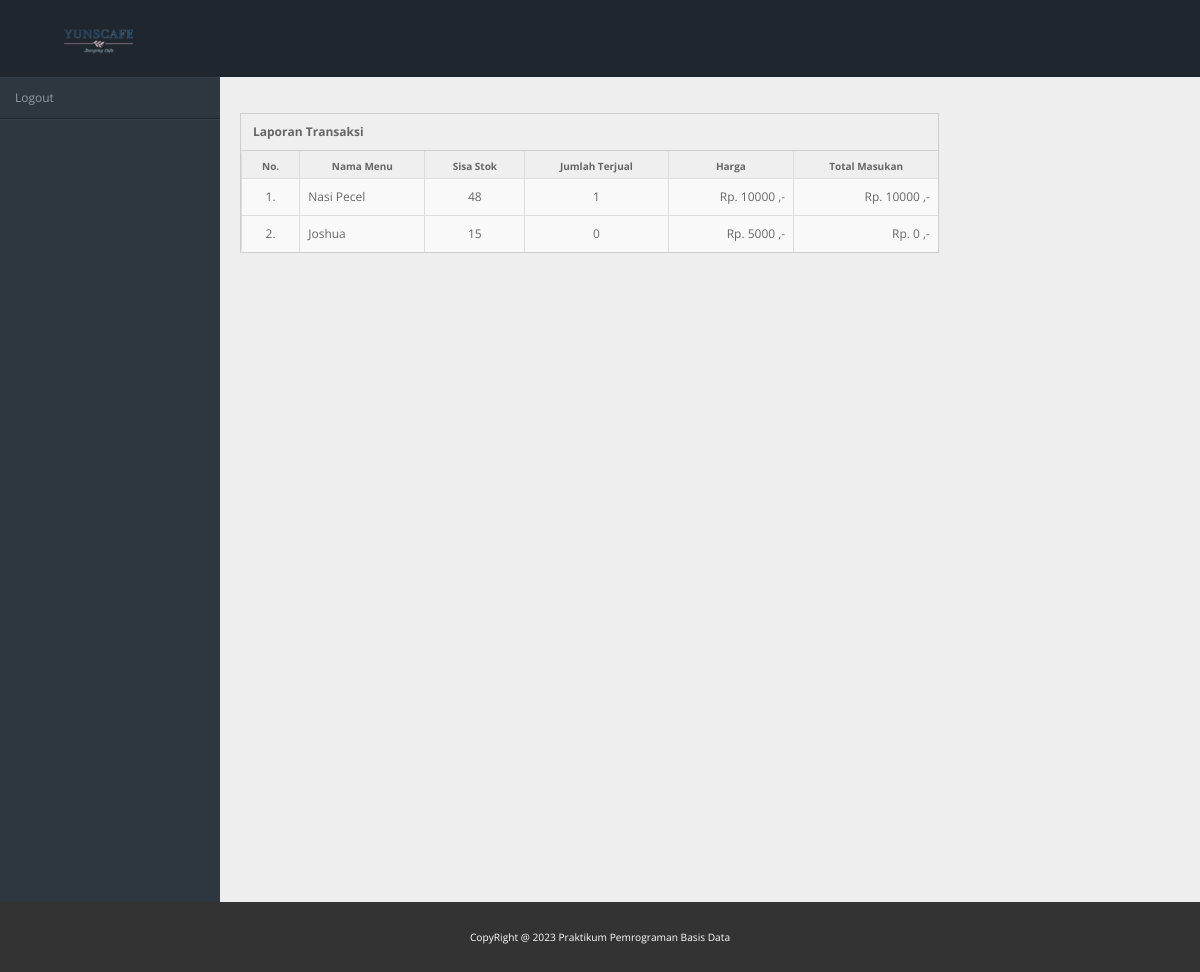
The page /generate_laporan.php (signed in) on the database its author committed.
### tables this page shows
CREATE TABLE `tb_user` (
  `id_user` int(11) NOT NULL,
  `username` varchar(150) NOT NULL,
  `password` varchar(150) NOT NULL,
  `nama_user` varchar(150) NOT NULL,
  `id_level` int(11) NOT NULL,
  `status` varchar(150) NOT NULL
);

CREATE TABLE `tb_masakan` (
  `id_masakan` int(11) NOT NULL,
  `nama_masakan` varchar(150) NOT NULL,
  `harga` varchar(150) NOT NULL,
  `stok` int(11) NOT NULL,
  `status_masakan` varchar(150) NOT NULL,
  `gambar_masakan` varchar(150) NOT NULL
);

### generate_laporan.php (the view, shortened to what this page needs)
<!DOCTYPE html>
<?php
include "connection/koneksi.php";
$id = $_SESSION['id_user'];
if(isset ($_SESSION['username'])){
  $query = "select * from tb_user natural join tb_level where id_user = $id";
  mysqli_query($conn, $query);
  $sql = mysqli_query($conn, $query);
  while($r = mysqli_fetch_array($sql)){
?>
<html lang="en">
<head>
<link rel="stylesheet" href="template/dashboard/css/bootstrap.min.css" />
<link rel="stylesheet" href="template/dashboard/css/bootstrap-responsive.min.css" />
<link rel="stylesheet" href="template/dashboard/css/fullcalendar.css" />
<link rel="stylesheet" href="template/dashboard/css/matrix-style.css" />
<link rel="stylesheet" href="template/dashboard/css/matrix-media.css" />
<link href="template/dashboard/font-awesome/css/font-awesome.css" rel="stylesheet" />
<link rel="stylesheet" href="template/dashboard/css/jquery.gritter.css" />
</head>
<body>
<div id="header">
  <h1><a href="entri_transaksi.php">Entri Transaksi</a></h1>
</div>
<div id="sidebar"><a href="generate_laporan.php" class="visible-phone"><i class="icon icon-print"></i> <span>Generate</span></a>
  <ul>
   <?php
    if($r['id_level'] == 1){
  ?>
    <li> <a href="logout.php"><span>Logout</span></a> </li>
  <?php
    } else if($r['id_level'] == 2){
  ?>
    <li> <a href="entri_order.php"><span>Order</span></a> </li>
    <li> <a href="entri_transaksi.php"><span>Transaksi</span></a> </li>
    <li> <a href="generate_laporan.php"><span>Laporan</span></a> </li>
    <li> <a href="logout.php"><span>Logout</span></a> </li>
  <?php
    } else if($r['id_level'] == 3){
  ?>
    <li> <a href="entri_referensi.php"><span>Tambah Menu</span></a> </li>
    <li> <a href="generate_laporan.php"><span>Laporan</span></a> </li>
    <li> <a href="logout.php"><span>Logout</span></a> </li>
  <?php
    }
  ?>
  </ul>
</div>
<div id="content">
  <div class="container-fluid">
    <?php
      if($r['id_level'] == 1 || $r['id_level'] == 2 || $r['id_level'] == 3 || $r['id_level'] == 4){
    ?>
    <div class="row-fluid">
      <div class="span9">
        <div class="widget-box">
          <div class="widget-title bg_lg">
            <h5>Laporan Transaksi</h5>
          </div>
          <div class="widget-content nopadding" >
            <table class="table table-bordered table-invoice-full">
              <thead>
                <tr>
                  <th class="head0">No.</th>
                  <th class="head0">Nama Menu</th>
                  <th class="head1">Sisa Stok</th>
                  <th class="head0">Jumlah Terjual</th>
                  <th class="head0 right">Harga</th>
                  <th class="head0 right">Total Masukan</th>
                </tr>
              </thead>
              <?php
                $no = 1;
                $query_lihat_menu = "select * from tb_masakan";
                $sql_lihat_menu = mysqli_query($conn, $query_lihat_menu);
              ?>
              <tbody>
              <?php
                while($r_lihat_menu = mysqli_fetch_array($sql_lihat_menu)){
              ?>
                <tr>
                  <td><center><?php echo $no++;?>.</center></td>
                  <td><?php echo $r_lihat_menu['nama_masakan'];?></td>
                  <td><center><?php echo $r_lihat_menu['stok'];?></center></td>
                  <td>
                    <center>
                      <?php
                        $id_masakan = $r_lihat_menu['id_masakan'];
                        $query_jumlah = "select sum(jumlah_terjual) as jumlah_terjual from tb_stok left join tb_pesan on tb_stok.id_pesan = tb_pesan.id_pesan where id_masakan = $id_masakan and status_cetak = 'belum cetak'";
                        $sql_jumlah = mysqli_query($conn, $query_jumlah);
                        $result_jumlah = mysqli_fetch_array($sql_jumlah);
                        if($result_jumlah['jumlah_terjual'] != 0 || $result_jumlah['jumlah_terjual'] != null || $result_jumlah['jumlah_terjual'] != ""){
                          $jml = $result_jumlah['jumlah_terjual'];
                          echo $jml;
                        } else {
                          $jml = 0;
                          echo $jml;
                        }
                      ?>
                    </center>
                  </td>
                  <td style="text-align: right">Rp. <?php echo $r_lihat_menu['harga'];?> ,-</td>
                  <td style="text-align: right">Rp.
                      <?php
                        $id_masakan = $r_lihat_menu['id_masakan'];
                        $query_jumlah = "select sum(jumlah_terjual) as jumlah_terjual from tb_stok left join tb_pesan on tb_stok.id_pesan = tb_pesan.id_pesan where id_masakan = $id_masakan and status_cetak = 'belum cetak'";
                        $sql_jumlah = mysqli_query($conn, $query_jumlah);
                        $result_jumlah = mysqli_fetch_array($sql_jumlah);
                        if($result_jumlah['jumlah_terjual'] != 0 || $result_jumlah['jumlah_terjual'] != null || $result_jumlah['jumlah_terjual'] != ""){
                          $jml = $result_jumlah['jumlah_terjual'] * $r_lihat_menu['harga'];
                          echo $jml;
                        } else {
                          $jml = $result_jumlah['jumlah_terjual'] * $r_lihat_menu['harga'];
                          echo $jml;
                        }
                      ?>
                   ,-</td>
                </tr>
              <?php
                }
              ?>
              </tbody>
            </table>
          </div>
        </div>
      </div>
    </div>
    <?php
      }
    ?>
  </div>
  <div class="container-fluid">
    <div class="row-fluid">
    </div>
  </div>
</div>
</body>
<footer>
		<div class="container">
		<small>CopyRight @ 2023 Praktikum Pemrograman Basis Data</small>
</footer>
</html>
<?php
  }
} else {
  header('location: logout.php');
}
?>

### template/dashboard/css/matrix-style.css (style rules this page uses)
* { outline:none !important; -moz-outline: none !important; }
html, body { height:100% }
body { overflow-x: hidden; margin-top: -10px; font-family: 'Open Sans', sans-serif; font-size:12px; color:#666; }
footer { padding: 25px 0; background-color: #333; color: #fff; text-align: center; margin-top: auto; }
a { color:#666; }
select, textarea, input[type="text"], input[type="password"], input[type="datetime"], input[type="datetime-local"], input[type="date"], input[type="month"], input[type="time"], input[type="week"], input[type="number"], input[type="email"], input[type="url"], input[type="search"], input[type="tel"], input[type="color"], .uneditable-input, .label, .dropdown-menu, .btn, .well, .progress, .table-bordered, .btn-group > .btn:first-child, .btn-group > .btn:last-child, .btn-group > .btn:last-child, .btn-group > .dropdown-toggle, .alert { border-radius:0px; }
.bg_lg { background:#28b779; }
#header { height: 77px; position: relative; width: 100%; z-index: -9; }
#header h1 { background: url("../img/logo.png") no-repeat scroll 0 0 transparent; height: 31px; left: 20px; line-height: 600px; overflow: hidden; position: relative; top: 26px; width: 191px; }
#header h1 a { display: block; }
#sidebar { display: block; float: left; position: relative; width: 220px; z-index: 16; }
#sidebar > ul { list-style: none; margin: 0px 0 0; padding: 0; position: absolute; width: 220px; }
#sidebar > ul > li { display: block; position: relative; }
#sidebar > ul > li > a { padding: 10px 0 10px 15px; display: block; color: #939da8; }
#content { background: none repeat scroll 0 0 #eeeeee; margin-left: 220px; margin-right: 0; padding-bottom: 25px; position: relative; min-height:100%; width: auto; }
.container-fluid .row-fluid:first-child { margin-top: 20px; }
.stat-boxes .peity_bar_good, .stat-boxes .peity_line_good, { color: #459D1C; }
.widget-box { background: none repeat scroll 0 0 #F9F9F9; border-left: 1px solid #CDCDCD; border-top: 1px solid #CDCDCD; border-right: 1px solid #CDCDCD; clear: both; margin-top: 16px; margin-bottom: 16px; position: relative; }
.widget-title, .modal-header, .table th, div.dataTables_wrapper .ui-widget-header { background:#efefef; border-bottom: 1px solid #CDCDCD; height: 36px; }
.widget-title h5 { color: #666; float: left; font-size: 12px; font-weight: bold; padding: 12px; line-height: 12px; margin: 0; }
.widget-content { padding:15px; border-bottom: 1px solid #cdcdcd; }
.table th { height: auto; font-size: 10px; padding: 5px 10px 2px; border-bottom: 0; text-align: center; color: #666666; }
.nopadding { padding: 0 !important; }
.nopadding .table { margin-bottom: 0; }
.nopadding .table-bordered { border: 0; }

### template/dashboard/css/matrix-media.css (style rules this page uses)
body { background:#2E363F; }
#header { background-color: #1f262d; margin-top:10px; }
#sidebar > ul { border-bottom: 1px solid #37414b }
#sidebar > ul > li { border-top: 1px solid #37414b; border-bottom: 1px solid #1f262d; }

### rows shown on the page
tb_user: shows "Logout"
tb_masakan: nama_masakan "Nasi Pecel", stok "48", jml "1", harga "10000", jml "10000"
tb_masakan: nama_masakan "Joshua", stok "15", jml "0", harga "5000"
